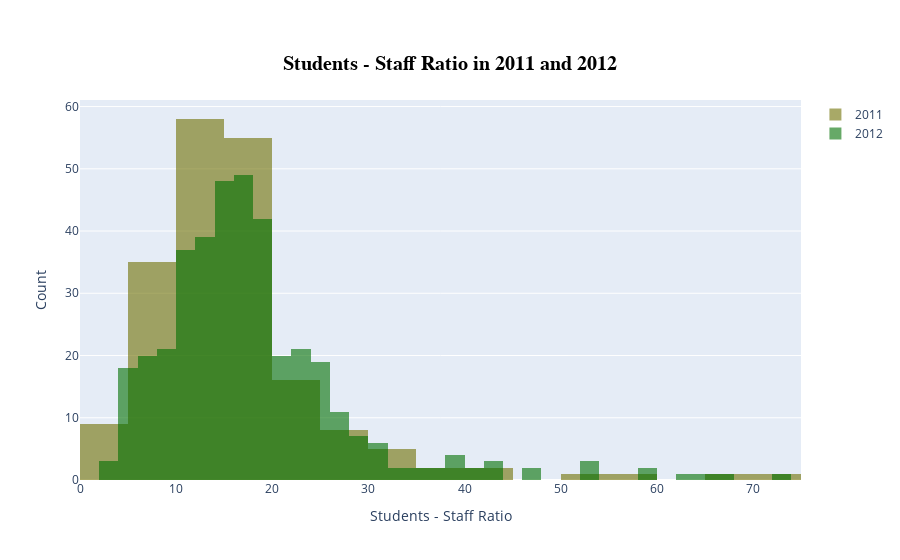

The cell this chart's notebook holds for it:
### Code cell
# Histogram of Students-Staff ratio in 2011 and 2012
x2011 = timesData.student_staff_ratio[timesData.year == 2011]
x2012 = timesData.student_staff_ratio[timesData.year == 2012]

trace1 = go.Histogram(
    x = x2011,
    opacity = 0.75,
    name = '2011',
    marker = dict(color = 'rgba(111, 112, 2, 0.8)')
)
trace2 = go.Histogram(
    x = x2012,
    opacity = 0.75,
    name = '2012',
    marker = dict(color = 'rgba(1, 112, 2, 0.8)')
)

data = [trace1, trace2]
layout = go.Layout(
    barmode = 'overlay',
    title = dict(
        text = '<b> Students - Staff Ratio in 2011 and 2012 </b>',
        x = 0.5, y = 0.9,
        font = dict(family = 'Italic',
                    size = 20,
                    color = 'Black')
    ),
    xaxis = dict(title = 'Students - Staff Ratio'),
    yaxis = dict(title = 'Count'),
)
fig = go.Figure(data=data, layout=layout)
iplot(fig)

### Figure 1 — Plotly figure (JSON) as saved in the notebook; plotly's stock layout.template omitted (floating-point values rounded to 4 significant figures; data arrays with more than 128 entries replaced by an {"elided": "..."} marker saying what was removed)
{"data": [{"marker": {"color": "rgba(111, 112, 2, 0.8)"}, "name": "2011", "opacity": 0.75, "type": "histogram", "x": {"elided": "200 float values"}}, {"marker": {"color": "rgba(1, 112, 2, 0.8)"}, "name": "2012", "opacity": 0.75, "type": "histogram", "x": {"elided": "402 float values"}}], "layout": {"barmode": "overlay", "title": {"font": {"color": "Black", "family": "Italic", "size": 20}, "text": "<b> Students - Staff Ratio in 2011 and 2012 </b>", "x": 0.5, "y": 0.9}, "xaxis": {"title": {"text": "Students - Staff Ratio"}}, "yaxis": {"title": {"text": "Count"}}}}
